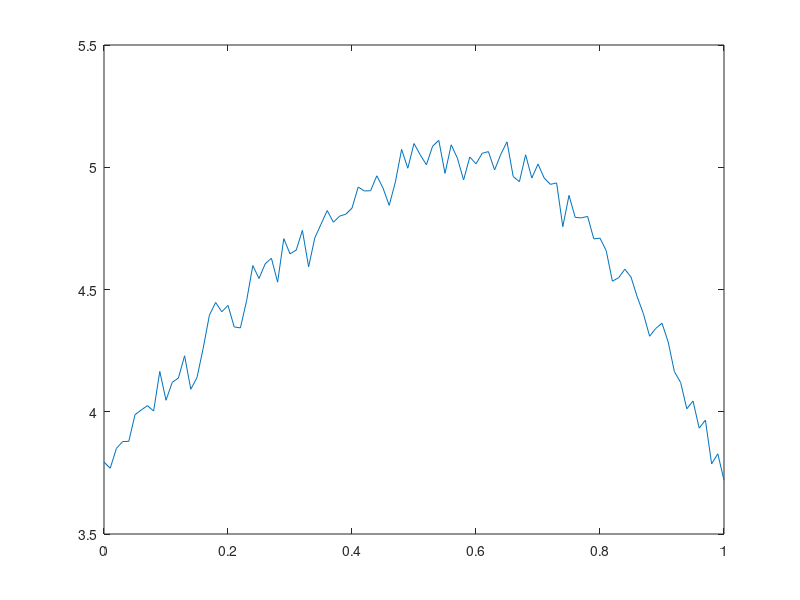

The MATLAB source for this figure:
index = 1;
xplot= 0:.01:1;
for x=0:.01:1
p1wins(index) = 0;
	for i = 1:10000
		p1= rand();
if (p1 < x)
     p1 = rand();
end
p2 = rand();
if (p2 < .5)
p2 = rand();
end
if (p1 > p2)
p1wins(index) = p1wins(index) +1;
end
	endfor
index = index+1;
endfor


plot(xplot,p1wins/1000);
